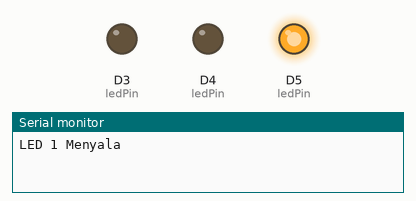
Simulated run of this sketch. Board: ESP8266 (NodeMCU). Shown: output pins drawn as LEDs (lit = HIGH), the last lines printed to the serial monitor.

Above: at 7.5 s.
At 16.5 s:
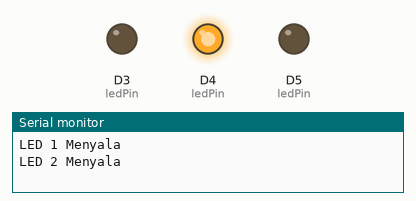
At 23.0 s:
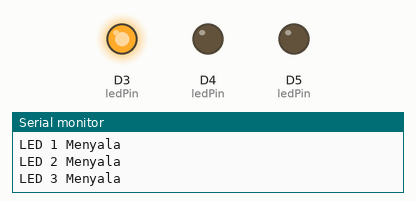
Timing chart, 0 to 36.4 s (numbered marks = the images above):
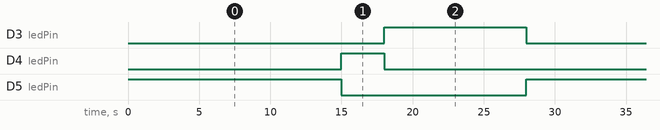

The sketch:

T22-Praktikum_Proyek_Dasar_Led_2_Running_LED_Challenge.ino
```cpp
//definisikan Pin yang digunakan
const int LED1 = D5;
const int LED2 = D4;
const int LED3 = D3;

//buat array dari variabel Pin yang akan digunakan untuk perulangan
int ledPin[]={LED1,LED2,LED3};
//buat variabel untuk delay
int nDelay1 = 15000;
int nDelay2 = 3000;
int nDelay3 = 10000;

void setup() {
  Serial.begin(9600);
  //perulangan untuk menentukan pin menjadi output
  for(int i = 0; i < 3; i++){
    pinMode(ledPin[i], OUTPUT);
  }
}

void loop() {
  //perulangan untuk menghidupmatikan led
  for(int i = 0; i < 3; i++){
    switch(i){
      case 0:
      digitalWrite(ledPin[i], HIGH);
      Serial.println("LED 1 Menyala");
      delay(nDelay1);
      break;
      case 1:
      digitalWrite(ledPin[i], HIGH);
      Serial.println("LED 2 Menyala");
      delay(nDelay2);
      break;
      case 2:
      digitalWrite(ledPin[i], HIGH);
      Serial.println("LED 3 Menyala");
      delay(nDelay3);
      break;
    }

    for(int j = 0; j < 3; j++){
      digitalWrite(ledPin[j], LOW);
    }
  }
}
```

Measured:
- by itself, D3 (ledPin): alternates HIGH for 10.0 s and LOW for 18.0 s
- by itself, D4 (ledPin): alternates HIGH for 3.0 s and LOW for 25.0 s
- by itself, D5 (ledPin): alternates HIGH for 15.0 s and LOW for 13.0 s
